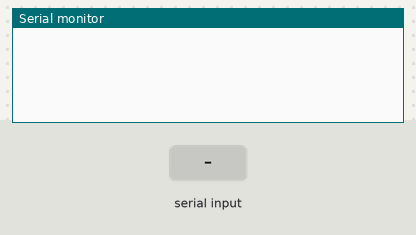
Simulated run of this sketch. Board: ESP8266 (NodeMCU). On the bench: the last lines printed to the serial monitor. The test bench sets the inputs (shaded band). WiFi joins after 1.5 s; servers stay silent unless stated.

Above: at 3.0 s.
3.1 s: "90,45\n" received over Serial
At 4.1 s:
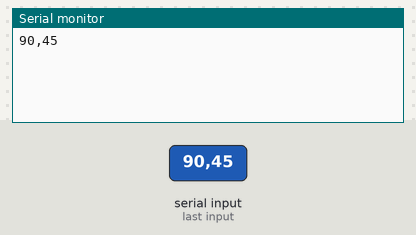
4.6 s: "0\n" received over Serial
At 5.3 s:
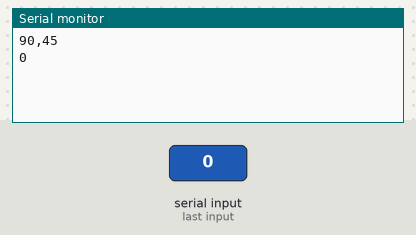

Measured:
- after the input at 3.1 s, the serial monitor: prints a new line at once (image 1)
- after the input at 4.6 s, the serial monitor: prints a new line at once (image 2)

The sketch:

NodeMCU_connecting.ino
```cpp
#define BLYNK_PRINT Serial
#include <ESP8266WiFi.h>
#include <BlynkSimpleEsp8266.h>
#include <SoftwareSerial.h>
#include <SimpleTimer.h>

WidgetLCD lcd(V2);
String data;
char auth[] = "BdUOdvJd6Ml9XWzLdZJQM8GKa3D9P3MB";

char ssid[] = "mohua";
char pass[] = "12345678";

SimpleTimer timer;

String myString;
char rdata;

int firstVal;
int sdata;
int clflag = 0;

void myTimerEvent()
{

  Blynk.virtualWrite(V2, millis() / 1000);

}


void setup()
{
  Serial.begin(9600);

  Blynk.begin(auth, ssid, pass);

    timer.setInterval(1000L,sensorvalue1);

}

void loop(){


   if (Serial.available() == 0 )
   {
  Blynk.run();
  timer.run();
   }

  if (Serial.available() > 0 )
  {
    rdata = Serial.read();
    myString = myString+ rdata;
   Serial.print(rdata);
    if( rdata == '\n')
    {
String l = getValue(myString, ',', 0);
firstVal = l.toInt();
  myString = "";
    }
  }

}

void sensorvalue1()
{
sdata = firstVal;
data = data + sdata;

 if ( (sdata < 99)&& (clflag == 0))
 {
    lcd.clear();
    //lcd.print(0,0,"Frequency:");
   // lcd.print(11,0,data);
   // lcd.print(0,1,"ElectroniClinic");
     lcd.clear();
    lcd.print(0,0,"Frequency meter:");
     lcd.print(6,1,"Hz");
     lcd.print(0 ,1,data);
    clflag = 1;
 }

  if ( (sdata > 100)&& (clflag == 1))
 {
    lcd.clear();
    lcd.print(0,0,"Frequency meter:");

     lcd.print(6,1,"Hz");
     lcd.print(0 ,1,data);
    clflag = 0;
 }

 lcd.print(11,0,data);
 data = "";

}

String getValue(String data, char separator, int index)
{
    int found = 0;
    int strIndex[] = { 0, -1 };
    int maxIndex = data.length() - 1;

    for (int i = 0; i <= maxIndex && found <= index; i++) {
        if (data.charAt(i) == separator || i == maxIndex) {
            found++;
            strIndex[0] = strIndex[1] + 1;
            strIndex[1] = (i == maxIndex) ? i+1 : i;
        }
    }
    return found > index ? data.substring(strIndex[0], strIndex[1]) : "";
}
```
